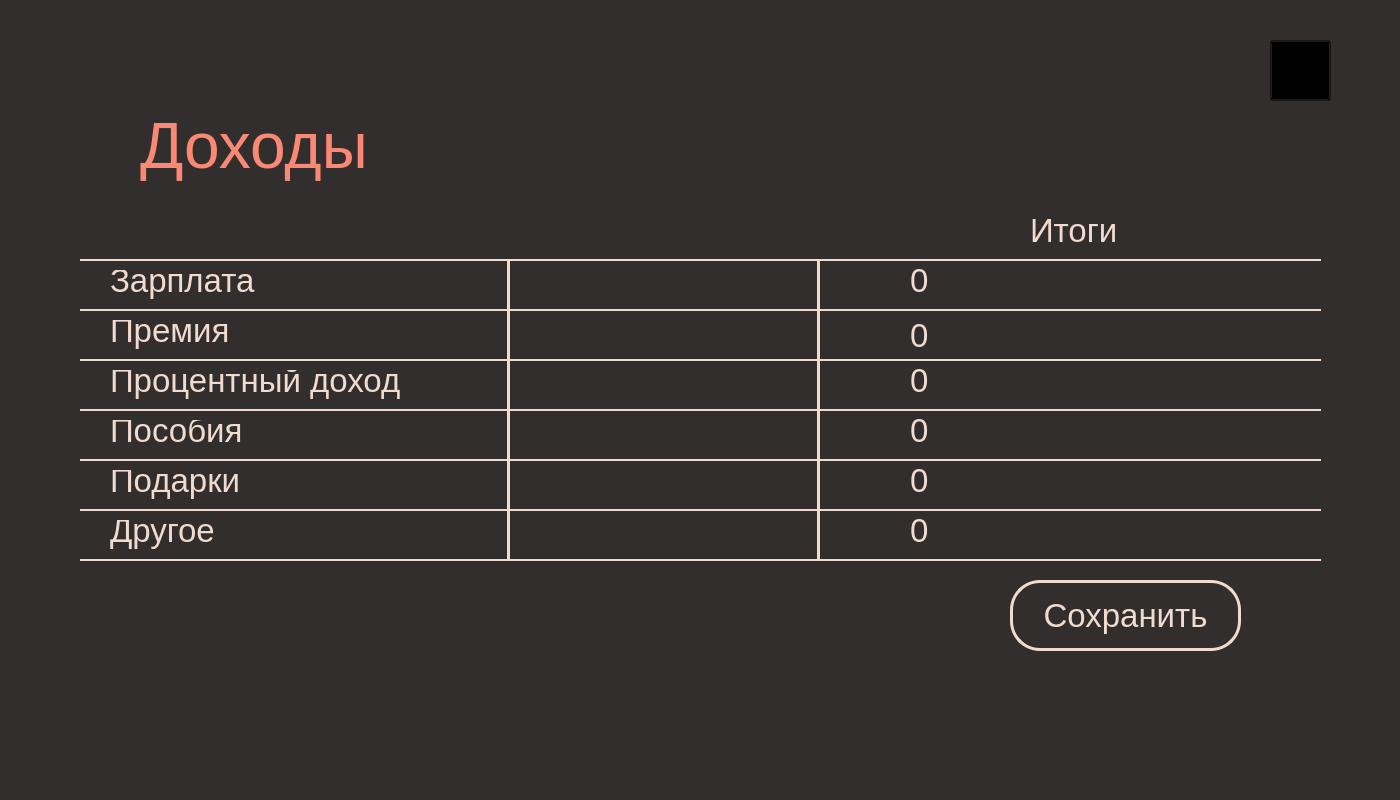
<?xml version="1.0" encoding="UTF-8"?>
<ui version="4.0">
 <class>MainWindow</class>
 <widget class="QMainWindow" name="MainWindow">
  <property name="geometry">
   <rect>
    <x>0</x>
    <y>0</y>
    <width>1400</width>
    <height>800</height>
   </rect>
  </property>
  <property name="windowTitle">
   <string>MainWindow</string>
  </property>
  <widget class="QWidget" name="centralwidget">
   <property name="styleSheet">
    <string notr="true">background-color: #312e2d;</string>
   </property>
   <widget class="Line" name="line_2">
    <property name="geometry">
     <rect>
      <x>80</x>
      <y>250</y>
      <width>1241</width>
      <height>20</height>
     </rect>
    </property>
    <property name="styleSheet">
     <string notr="true">color: #f1dbce;</string>
    </property>
    <property name="frameShadow">
     <enum>QFrame::Plain</enum>
    </property>
    <property name="lineWidth">
     <number>2</number>
    </property>
    <property name="orientation">
     <enum>Qt::Horizontal</enum>
    </property>
   </widget>
   <widget class="QLabel" name="label_2">
    <property name="geometry">
     <rect>
      <x>140</x>
      <y>110</y>
      <width>231</width>
      <height>71</height>
     </rect>
    </property>
    <property name="font">
     <font>
      <pointsize>48</pointsize>
     </font>
    </property>
    <property name="layoutDirection">
     <enum>Qt::LeftToRight</enum>
    </property>
    <property name="styleSheet">
     <string notr="true">color: #fb8875;</string>
    </property>
    <property name="text">
     <string>Доходы</string>
    </property>
   </widget>
   <widget class="Line" name="line_3">
    <property name="geometry">
     <rect>
      <x>80</x>
      <y>300</y>
      <width>1241</width>
      <height>20</height>
     </rect>
    </property>
    <property name="styleSheet">
     <string notr="true">color: #f1dbce;</string>
    </property>
    <property name="frameShadow">
     <enum>QFrame::Plain</enum>
    </property>
    <property name="lineWidth">
     <number>2</number>
    </property>
    <property name="orientation">
     <enum>Qt::Horizontal</enum>
    </property>
   </widget>
   <widget class="Line" name="line_4">
    <property name="geometry">
     <rect>
      <x>80</x>
      <y>350</y>
      <width>1241</width>
      <height>20</height>
     </rect>
    </property>
    <property name="styleSheet">
     <string notr="true">color: #f1dbce;</string>
    </property>
    <property name="frameShadow">
     <enum>QFrame::Plain</enum>
    </property>
    <property name="lineWidth">
     <number>2</number>
    </property>
    <property name="orientation">
     <enum>Qt::Horizontal</enum>
    </property>
   </widget>
   <widget class="Line" name="line_5">
    <property name="geometry">
     <rect>
      <x>80</x>
      <y>500</y>
      <width>1241</width>
      <height>20</height>
     </rect>
    </property>
    <property name="styleSheet">
     <string notr="true">color: #f1dbce;</string>
    </property>
    <property name="frameShadow">
     <enum>QFrame::Plain</enum>
    </property>
    <property name="lineWidth">
     <number>2</number>
    </property>
    <property name="orientation">
     <enum>Qt::Horizontal</enum>
    </property>
   </widget>
   <widget class="Line" name="line_6">
    <property name="geometry">
     <rect>
      <x>80</x>
      <y>400</y>
      <width>1241</width>
      <height>20</height>
     </rect>
    </property>
    <property name="styleSheet">
     <string notr="true">color: #f1dbce;</string>
    </property>
    <property name="frameShadow">
     <enum>QFrame::Plain</enum>
    </property>
    <property name="lineWidth">
     <number>2</number>
    </property>
    <property name="orientation">
     <enum>Qt::Horizontal</enum>
    </property>
   </widget>
   <widget class="Line" name="line_7">
    <property name="geometry">
     <rect>
      <x>80</x>
      <y>450</y>
      <width>1241</width>
      <height>20</height>
     </rect>
    </property>
    <property name="styleSheet">
     <string notr="true">color: #f1dbce;</string>
    </property>
    <property name="frameShadow">
     <enum>QFrame::Plain</enum>
    </property>
    <property name="lineWidth">
     <number>2</number>
    </property>
    <property name="orientation">
     <enum>Qt::Horizontal</enum>
    </property>
   </widget>
   <widget class="Line" name="line_8">
    <property name="geometry">
     <rect>
      <x>80</x>
      <y>550</y>
      <width>1241</width>
      <height>20</height>
     </rect>
    </property>
    <property name="styleSheet">
     <string notr="true">color: #f1dbce;</string>
    </property>
    <property name="frameShadow">
     <enum>QFrame::Plain</enum>
    </property>
    <property name="lineWidth">
     <number>2</number>
    </property>
    <property name="orientation">
     <enum>Qt::Horizontal</enum>
    </property>
   </widget>
   <widget class="Line" name="line">
    <property name="geometry">
     <rect>
      <x>500</x>
      <y>260</y>
      <width>16</width>
      <height>301</height>
     </rect>
    </property>
    <property name="styleSheet">
     <string notr="true">color: #f1dbce; background-color: transparent;</string>
    </property>
    <property name="frameShadow">
     <enum>QFrame::Plain</enum>
    </property>
    <property name="lineWidth">
     <number>3</number>
    </property>
    <property name="orientation">
     <enum>Qt::Vertical</enum>
    </property>
   </widget>
   <widget class="QLabel" name="label">
    <property name="geometry">
     <rect>
      <x>110</x>
      <y>260</y>
      <width>171</width>
      <height>41</height>
     </rect>
    </property>
    <property name="font">
     <font>
      <pointsize>25</pointsize>
     </font>
    </property>
    <property name="styleSheet">
     <string notr="true">color: #f1dbce;</string>
    </property>
    <property name="text">
     <string>Зарплата</string>
    </property>
   </widget>
   <widget class="QLabel" name="label_3">
    <property name="geometry">
     <rect>
      <x>110</x>
      <y>310</y>
      <width>171</width>
      <height>41</height>
     </rect>
    </property>
    <property name="font">
     <font>
      <pointsize>25</pointsize>
     </font>
    </property>
    <property name="styleSheet">
     <string notr="true">color: #f1dbce;</string>
    </property>
    <property name="text">
     <string>Премия</string>
    </property>
   </widget>
   <widget class="QLabel" name="label_4">
    <property name="geometry">
     <rect>
      <x>110</x>
      <y>360</y>
      <width>301</width>
      <height>41</height>
     </rect>
    </property>
    <property name="font">
     <font>
      <pointsize>25</pointsize>
     </font>
    </property>
    <property name="styleSheet">
     <string notr="true">color: #f1dbce;</string>
    </property>
    <property name="text">
     <string>Процентный доход</string>
    </property>
   </widget>
   <widget class="QLabel" name="label_5">
    <property name="geometry">
     <rect>
      <x>110</x>
      <y>410</y>
      <width>171</width>
      <height>41</height>
     </rect>
    </property>
    <property name="font">
     <font>
      <pointsize>25</pointsize>
     </font>
    </property>
    <property name="styleSheet">
     <string notr="true">color: #f1dbce;</string>
    </property>
    <property name="text">
     <string>Пособия</string>
    </property>
   </widget>
   <widget class="QLabel" name="label_6">
    <property name="geometry">
     <rect>
      <x>110</x>
      <y>460</y>
      <width>171</width>
      <height>41</height>
     </rect>
    </property>
    <property name="font">
     <font>
      <pointsize>25</pointsize>
     </font>
    </property>
    <property name="styleSheet">
     <string notr="true">color: #f1dbce;</string>
    </property>
    <property name="text">
     <string>Подарки</string>
    </property>
   </widget>
   <widget class="QLabel" name="label_7">
    <property name="geometry">
     <rect>
      <x>110</x>
      <y>510</y>
      <width>171</width>
      <height>41</height>
     </rect>
    </property>
    <property name="font">
     <font>
      <pointsize>25</pointsize>
     </font>
    </property>
    <property name="styleSheet">
     <string notr="true">color: #f1dbce;</string>
    </property>
    <property name="text">
     <string>Другое</string>
    </property>
   </widget>
   <widget class="QLabel" name="label_8">
    <property name="geometry">
     <rect>
      <x>1030</x>
      <y>210</y>
      <width>171</width>
      <height>41</height>
     </rect>
    </property>
    <property name="font">
     <font>
      <pointsize>25</pointsize>
     </font>
    </property>
    <property name="styleSheet">
     <string notr="true">color: #f1dbce;</string>
    </property>
    <property name="text">
     <string>Итоги</string>
    </property>
   </widget>
   <widget class="Line" name="line_9">
    <property name="geometry">
     <rect>
      <x>810</x>
      <y>260</y>
      <width>16</width>
      <height>301</height>
     </rect>
    </property>
    <property name="styleSheet">
     <string notr="true">color: #f1dbce; background-color: transparent;</string>
    </property>
    <property name="frameShadow">
     <enum>QFrame::Plain</enum>
    </property>
    <property name="lineWidth">
     <number>3</number>
    </property>
    <property name="orientation">
     <enum>Qt::Vertical</enum>
    </property>
   </widget>
   <widget class="QPushButton" name="pushButton_2">
    <property name="geometry">
     <rect>
      <x>1270</x>
      <y>40</y>
      <width>61</width>
      <height>61</height>
     </rect>
    </property>
    <property name="font">
     <font>
      <pointsize>36</pointsize>
     </font>
    </property>
    <property name="styleSheet">
     <string notr="true">background-color: transparent;</string>
    </property>
    <property name="text">
     <string/>
    </property>
   </widget>
   <widget class="QLabel" name="label_9">
    <property name="geometry">
     <rect>
      <x>1270</x>
      <y>40</y>
      <width>71</width>
      <height>61</height>
     </rect>
    </property>
    <property name="text">
     <string/>
    </property>
    <property name="pixmap">
     <pixmap>Pictures/Серый дом.png</pixmap>
    </property>
   </widget>
   <widget class="QLineEdit" name="lineEdit_2">
    <property name="geometry">
     <rect>
      <x>520</x>
      <y>320</y>
      <width>281</width>
      <height>41</height>
     </rect>
    </property>
    <property name="font">
     <font>
      <pointsize>20</pointsize>
     </font>
    </property>
    <property name="styleSheet">
     <string notr="true">border: none; background: transparent; color: #f1dbce;</string>
    </property>
    <property name="text">
     <string/>
    </property>
   </widget>
   <widget class="QLineEdit" name="lineEdit_6">
    <property name="geometry">
     <rect>
      <x>520</x>
      <y>510</y>
      <width>281</width>
      <height>41</height>
     </rect>
    </property>
    <property name="font">
     <font>
      <pointsize>20</pointsize>
     </font>
    </property>
    <property name="styleSheet">
     <string notr="true">border: none; background: transparent; color: #f1dbce;</string>
    </property>
    <property name="text">
     <string/>
    </property>
   </widget>
   <widget class="QLineEdit" name="lineEdit">
    <property name="geometry">
     <rect>
      <x>520</x>
      <y>270</y>
      <width>281</width>
      <height>41</height>
     </rect>
    </property>
    <property name="font">
     <font>
      <pointsize>20</pointsize>
     </font>
    </property>
    <property name="styleSheet">
     <string notr="true">border: none; background: transparent; color: #f1dbce;</string>
    </property>
    <property name="text">
     <string/>
    </property>
   </widget>
   <widget class="QLineEdit" name="lineEdit_5">
    <property name="geometry">
     <rect>
      <x>520</x>
      <y>470</y>
      <width>281</width>
      <height>41</height>
     </rect>
    </property>
    <property name="font">
     <font>
      <pointsize>20</pointsize>
     </font>
    </property>
    <property name="styleSheet">
     <string notr="true">border: none; background: transparent; color: #f1dbce;</string>
    </property>
    <property name="text">
     <string/>
    </property>
   </widget>
   <widget class="QLineEdit" name="lineEdit_4">
    <property name="geometry">
     <rect>
      <x>520</x>
      <y>420</y>
      <width>281</width>
      <height>41</height>
     </rect>
    </property>
    <property name="font">
     <font>
      <pointsize>20</pointsize>
     </font>
    </property>
    <property name="styleSheet">
     <string notr="true">border: none; background: transparent; color: #f1dbce;</string>
    </property>
    <property name="text">
     <string/>
    </property>
   </widget>
   <widget class="QLineEdit" name="lineEdit_3">
    <property name="geometry">
     <rect>
      <x>520</x>
      <y>370</y>
      <width>281</width>
      <height>41</height>
     </rect>
    </property>
    <property name="font">
     <font>
      <pointsize>20</pointsize>
     </font>
    </property>
    <property name="styleSheet">
     <string notr="true">border: none; background: transparent; color: #f1dbce;</string>
    </property>
    <property name="text">
     <string/>
    </property>
   </widget>
   <widget class="QLabel" name="label_15">
    <property name="geometry">
     <rect>
      <x>910</x>
      <y>460</y>
      <width>311</width>
      <height>41</height>
     </rect>
    </property>
    <property name="font">
     <font>
      <pointsize>25</pointsize>
     </font>
    </property>
    <property name="styleSheet">
     <string notr="true">color: #f1dbce; background: transparent;</string>
    </property>
    <property name="text">
     <string>0</string>
    </property>
   </widget>
   <widget class="QLabel" name="label_11">
    <property name="geometry">
     <rect>
      <x>910</x>
      <y>510</y>
      <width>311</width>
      <height>41</height>
     </rect>
    </property>
    <property name="font">
     <font>
      <pointsize>25</pointsize>
     </font>
    </property>
    <property name="styleSheet">
     <string notr="true">color: #f1dbce; background: transparent;</string>
    </property>
    <property name="text">
     <string>0</string>
    </property>
   </widget>
   <widget class="QLabel" name="label_13">
    <property name="geometry">
     <rect>
      <x>910</x>
      <y>410</y>
      <width>311</width>
      <height>41</height>
     </rect>
    </property>
    <property name="font">
     <font>
      <pointsize>25</pointsize>
     </font>
    </property>
    <property name="styleSheet">
     <string notr="true">color: #f1dbce; background: transparent;</string>
    </property>
    <property name="text">
     <string>0</string>
    </property>
   </widget>
   <widget class="QLabel" name="label_14">
    <property name="geometry">
     <rect>
      <x>910</x>
      <y>260</y>
      <width>311</width>
      <height>41</height>
     </rect>
    </property>
    <property name="font">
     <font>
      <pointsize>25</pointsize>
     </font>
    </property>
    <property name="styleSheet">
     <string notr="true">color: #f1dbce; background: transparent;</string>
    </property>
    <property name="text">
     <string>0</string>
    </property>
   </widget>
   <widget class="QLabel" name="label_16">
    <property name="geometry">
     <rect>
      <x>910</x>
      <y>360</y>
      <width>311</width>
      <height>41</height>
     </rect>
    </property>
    <property name="font">
     <font>
      <pointsize>25</pointsize>
     </font>
    </property>
    <property name="styleSheet">
     <string notr="true">color: #f1dbce; background: transparent;</string>
    </property>
    <property name="text">
     <string>0</string>
    </property>
   </widget>
   <widget class="QLabel" name="label_12">
    <property name="geometry">
     <rect>
      <x>910</x>
      <y>320</y>
      <width>311</width>
      <height>31</height>
     </rect>
    </property>
    <property name="font">
     <font>
      <pointsize>25</pointsize>
     </font>
    </property>
    <property name="styleSheet">
     <string notr="true">color: #f1dbce; background: transparent;</string>
    </property>
    <property name="text">
     <string>0</string>
    </property>
   </widget>
   <widget class="QPushButton" name="pushButton">
    <property name="geometry">
     <rect>
      <x>1010</x>
      <y>580</y>
      <width>231</width>
      <height>71</height>
     </rect>
    </property>
    <property name="font">
     <font>
      <pointsize>25</pointsize>
     </font>
    </property>
    <property name="styleSheet">
     <string notr="true">QPushButton {
color: #f1dbce;
border: 3px solid #f1dbce;
border-radius: 30;
}
QPushButton:hover {
color: #c6594e;
border: 3px solid #c6594e;
border-radius: 30;
}</string>
    </property>
    <property name="text">
     <string>Сохранить</string>
    </property>
   </widget>
   <zorder>label_9</zorder>
   <zorder>label</zorder>
   <zorder>label_3</zorder>
   <zorder>label_4</zorder>
   <zorder>label_5</zorder>
   <zorder>label_6</zorder>
   <zorder>label_7</zorder>
   <zorder>line_2</zorder>
   <zorder>label_2</zorder>
   <zorder>line_3</zorder>
   <zorder>line_4</zorder>
   <zorder>line_5</zorder>
   <zorder>line_6</zorder>
   <zorder>line_7</zorder>
   <zorder>line_8</zorder>
   <zorder>label_8</zorder>
   <zorder>pushButton_2</zorder>
   <zorder>label_15</zorder>
   <zorder>label_11</zorder>
   <zorder>label_13</zorder>
   <zorder>label_14</zorder>
   <zorder>label_16</zorder>
   <zorder>label_12</zorder>
   <zorder>line_9</zorder>
   <zorder>line</zorder>
   <zorder>pushButton</zorder>
   <zorder>lineEdit_4</zorder>
   <zorder>lineEdit</zorder>
   <zorder>lineEdit_3</zorder>
   <zorder>lineEdit_6</zorder>
   <zorder>lineEdit_2</zorder>
   <zorder>lineEdit_5</zorder>
  </widget>
 </widget>
 <resources/>
 <connections/>
</ui>
